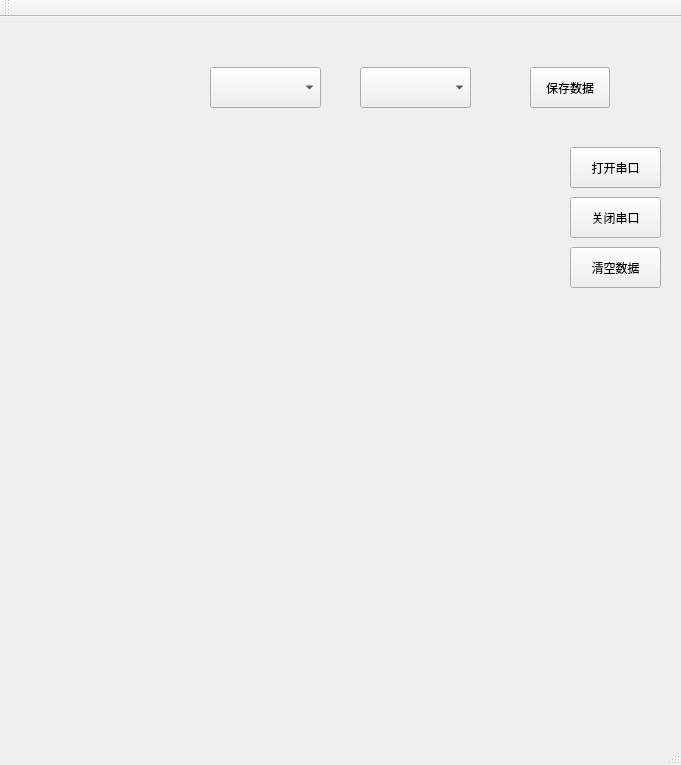
<?xml version="1.0" encoding="UTF-8"?>
<ui version="4.0">
 <class>MainWindow</class>
 <widget class="QMainWindow" name="MainWindow">
  <property name="geometry">
   <rect>
    <x>0</x>
    <y>0</y>
    <width>681</width>
    <height>765</height>
   </rect>
  </property>
  <property name="windowTitle">
   <string>MainWindow</string>
  </property>
  <widget class="QWidget" name="centralWidget">
   <widget class="QComboBox" name="portComboBox">
    <property name="geometry">
     <rect>
      <x>210</x>
      <y>50</y>
      <width>111</width>
      <height>41</height>
     </rect>
    </property>
   </widget>
   <widget class="QComboBox" name="baudRateComboBox">
    <property name="geometry">
     <rect>
      <x>360</x>
      <y>50</y>
      <width>111</width>
      <height>41</height>
     </rect>
    </property>
   </widget>
   <widget class="QPushButton" name="openSerialButton">
    <property name="geometry">
     <rect>
      <x>570</x>
      <y>130</y>
      <width>91</width>
      <height>41</height>
     </rect>
    </property>
    <property name="text">
     <string>打开串口</string>
    </property>
   </widget>
   <widget class="QPushButton" name="closeSerialButton">
    <property name="geometry">
     <rect>
      <x>570</x>
      <y>180</y>
      <width>91</width>
      <height>41</height>
     </rect>
    </property>
    <property name="text">
     <string>关闭串口</string>
    </property>
   </widget>
   <widget class="QPushButton" name="clearDataButton">
    <property name="geometry">
     <rect>
      <x>570</x>
      <y>230</y>
      <width>91</width>
      <height>41</height>
     </rect>
    </property>
    <property name="text">
     <string>清空数据</string>
    </property>
   </widget>
   <widget class="QWidget" name="verticalLayoutWidget">
    <property name="geometry">
     <rect>
      <x>0</x>
      <y>110</y>
      <width>561</width>
      <height>571</height>
     </rect>
    </property>
    <layout class="QVBoxLayout" name="chartLayout">
     <item>
      <widget class="QWidget" name="widget" native="true"/>
     </item>
    </layout>
   </widget>
   <widget class="QPushButton" name="saveToCsvButton">
    <property name="geometry">
     <rect>
      <x>530</x>
      <y>50</y>
      <width>80</width>
      <height>41</height>
     </rect>
    </property>
    <property name="text">
     <string>保存数据</string>
    </property>
   </widget>
  </widget>
  <widget class="QMenuBar" name="menuBar">
   <property name="geometry">
    <rect>
     <x>0</x>
     <y>0</y>
     <width>681</width>
     <height>17</height>
    </rect>
   </property>
  </widget>
  <widget class="QToolBar" name="mainToolBar">
   <attribute name="toolBarArea">
    <enum>TopToolBarArea</enum>
   </attribute>
   <attribute name="toolBarBreak">
    <bool>false</bool>
   </attribute>
  </widget>
  <widget class="QStatusBar" name="statusBar"/>
 </widget>
 <layoutdefault spacing="6" margin="11"/>
 <resources/>
 <connections/>
</ui>
